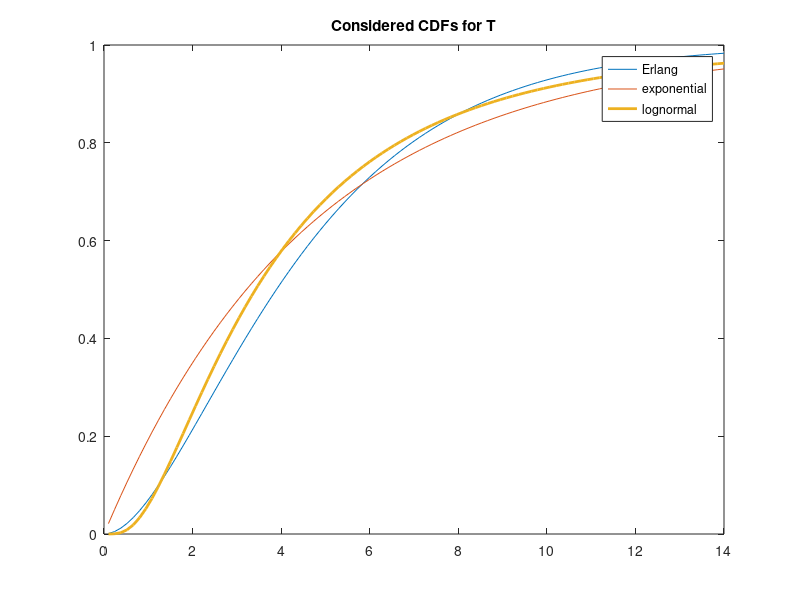
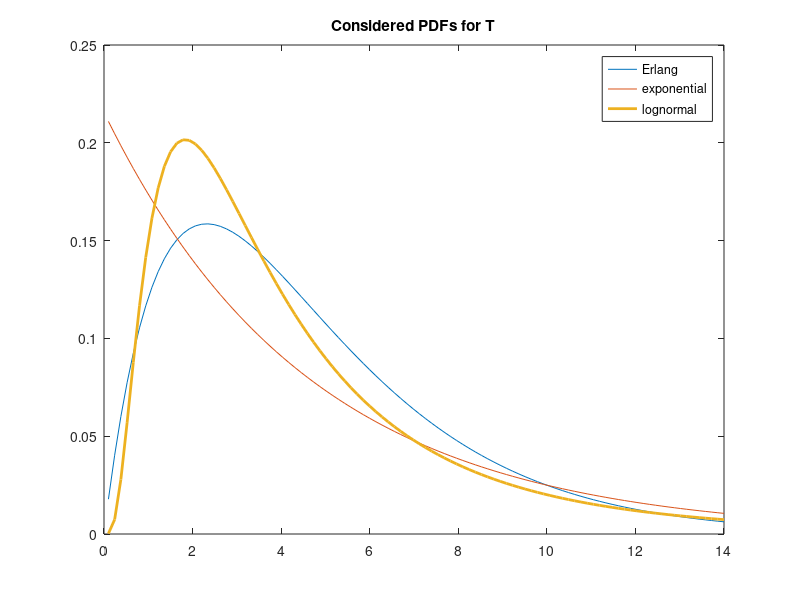
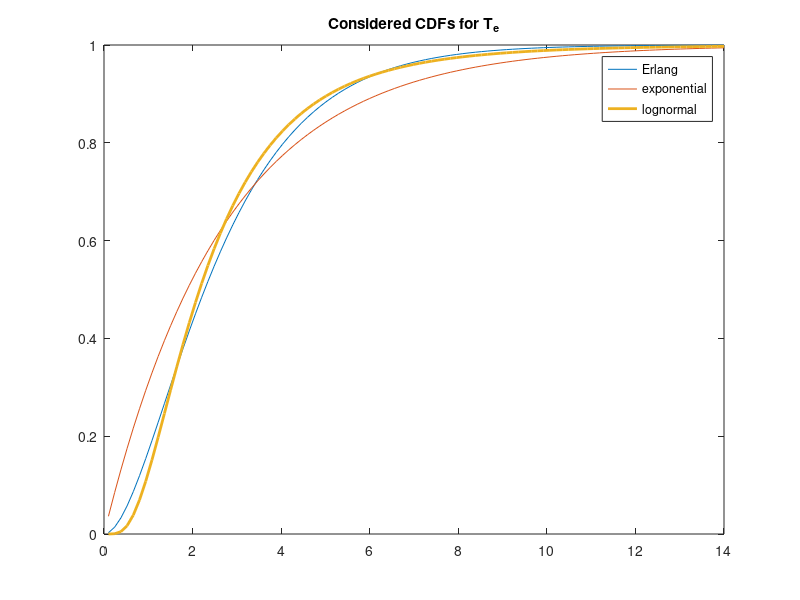
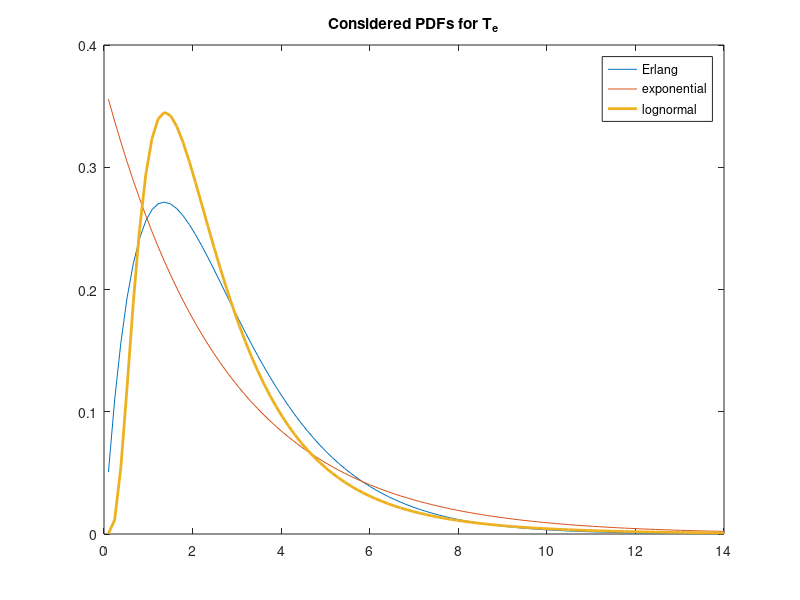

Write MATLAB code to recreate these figures, in order.
tq = linspace(.1,14);
close all
figure
plot(tq,gamcdf(tq,2,4.64/2),tq,expcdf(tq,4.64),tq,logncdf(tq,1.23,.79),'linewidth',2)
title('Considered CDFs for T')
legend('Erlang','exponential','lognormal')
figure
plot(tq,gampdf(tq,2,4.64/2),tq,exppdf(tq,4.64),tq,lognpdf(tq,1.23,.79),'linewidth',2)
title('Considered PDFs for T')
legend('Erlang','exponential','lognormal')

figure
plot(tq,gamcdf(tq,2,2.71/2),tq,expcdf(tq,2.71),tq,logncdf(tq,.77,.67),'linewidth',2)
title('Considered CDFs for T_e')
legend('Erlang','exponential','lognormal')
figure
plot(tq,gampdf(tq,2,2.71/2),tq,exppdf(tq,2.71),tq,lognpdf(tq,.77,.67),'linewidth',2)
title('Considered PDFs for T_e')
legend('Erlang','exponential','lognormal')

figure
plot(tq,gamcdf(tq,2,3/2),tq,expcdf(tq,3),'linewidth',2)
title('Considered CDFs for \tau')
legend('Erlang','exponential')
figure
plot(tq,gampdf(tq,2,3/2),tq,exppdf(tq,3),'linewidth',2)
title('Considered PDFs for \tau')
legend('Erlang','exponential')

%%